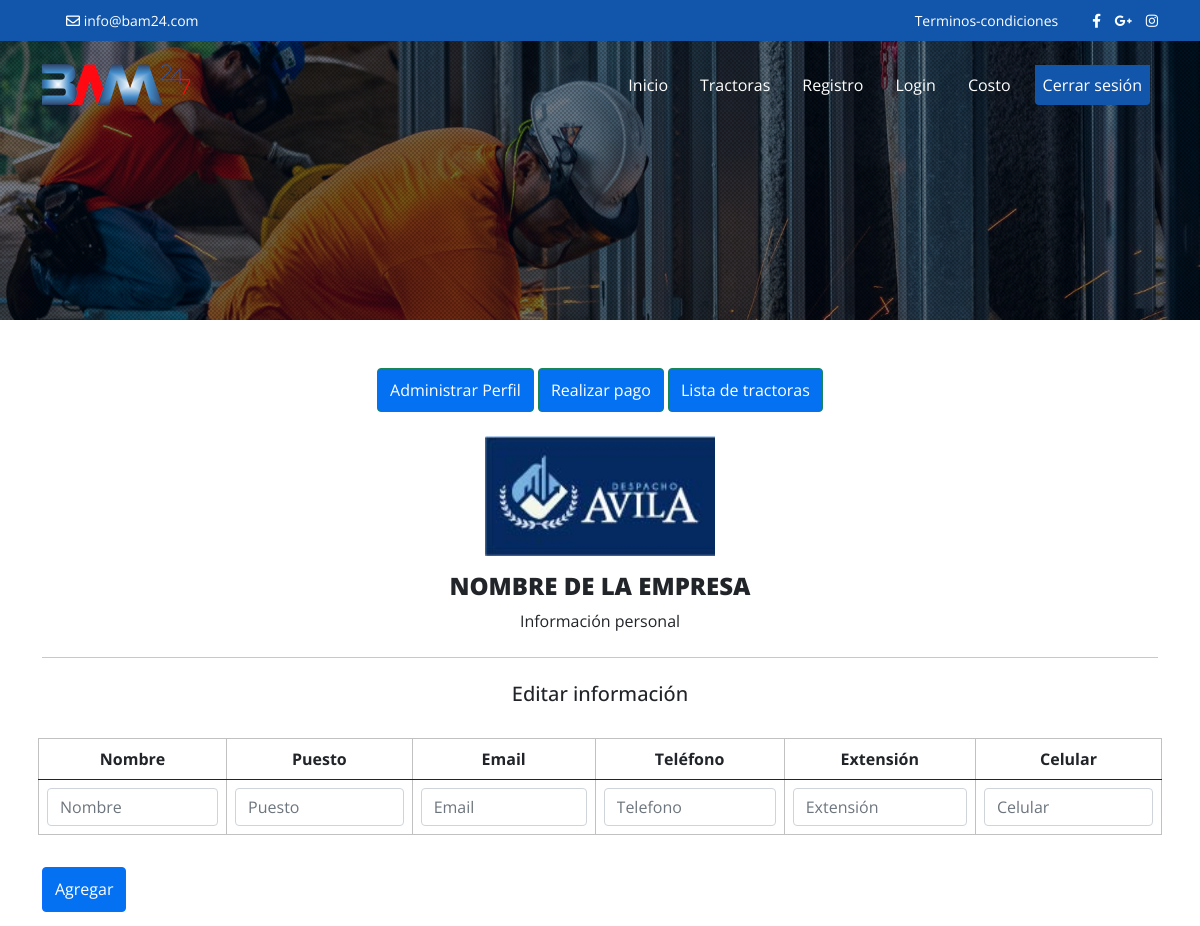
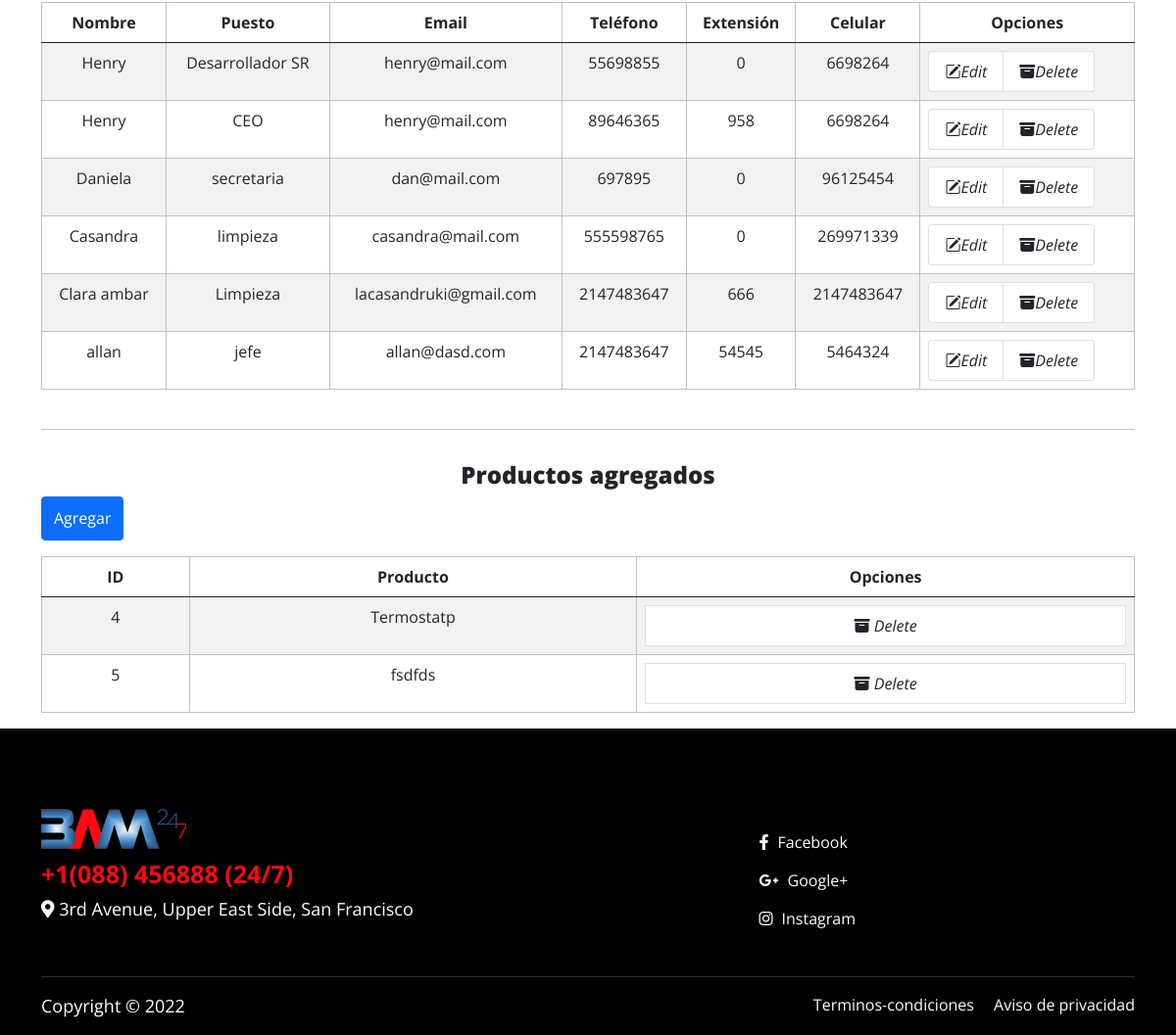
Screenshot of /PaginaprincipalDeProveedores.php (signed in) with the database file from the repository (2 pictures, top to bottom).
### tables this page shows
CREATE TABLE `archivos` (
  `ID_archivo` int NOT NULL AUTO_INCREMENT,
  `Logo` varchar(50) DEFAULT NULL,
  `Presentacion` varchar(50) DEFAULT NULL,
  PRIMARY KEY (`ID_archivo`)
);

CREATE TABLE `contacto` (
  `ID_contacto` int NOT NULL AUTO_INCREMENT,
  `Nombre` varchar(50) NOT NULL,
  `Puesto` varchar(50) NOT NULL,
  `Email` varchar(50) NOT NULL,
  `Tel` int NOT NULL,
  `Ext` int DEFAULT NULL,
  `Cel` int NOT NULL,
  `ID_usuario` int NOT NULL,
  PRIMARY KEY (`ID_contacto`),
  KEY `ID_usuario` (`ID_usuario`)
);

CREATE TABLE `producto` (
  `ID_producto` int NOT NULL AUTO_INCREMENT,
  `Producto` varchar(50) NOT NULL,
  `ID_dtl_producto` int NOT NULL,
  `ID_usuario` int NOT NULL,
  `ID_catalogo` int NOT NULL,
  PRIMARY KEY (`ID_producto`),
  KEY `ID_dtl_producto` (`ID_dtl_producto`,`ID_usuario`,`ID_catalogo`)
);

### php/Conexion.php (called while the page is built, shortened)
<?php
    class Conexion{
      private $host = "localhost";
      private $user = "root";
      private $pass = "";
      private $dbname ="cluster";
      private $dbh;
      private $stmt;
      public function __construct(){
        $dsn = 'mysql:host='.$this->host . ';dbname='. $this->dbname;
        $options = array(
            PDO::ATTR_PERSISTENT    =>true,
            PDO::ATTR_ERRMODE       =>PDO::ERRMODE_EXCEPTION
        );
        try{
          $this->dbh = new PDO($dsn, $this->user, $this->pass,$options);
        }catch(PDOEception $e){
          $this->error = $e-> getMessage();
        }
      }
      public function query($query){
        $this->stmt = $this->dbh->prepare($query);
      }
      public function execute(){
        return $this->stmt->execute();
      }
      public function resultSet(){
        $this->execute();
        return $this->stmt->fetchAll(PDO::FETCH_ASSOC);
      }
    }
?>

### php/addContactos.php (called while the page is built, shortened)
<?php
    require_once "Conexion.php";
    $name = '';
    $job = '';
    $mail = '';
    $tele= '';
    $exte='';
    $cel= '';
?>

### PaginaprincipalDeProveedores.php (the view, shortened to what this page needs)
<?php
if(!isset($_SESSION['id_usuario'])){
  header("location: /Login.html");
 }else{
  $id_usr=$_SESSION['id_usuario'];
}
  include_once "php/Conexion.php";
  require_once "php/addContactos.php";
  $database=new Conexion;
  $obj = new Conexion();
  $obj -> query("SELECT  `Logo` FROM `archivos` WHERE `ID_archivo` = 12");
  $res= $obj -> resultSet();
  ?>
<!doctype html>
<html lang="es">
  <head>
    <link href="css/bootstrap.min.css" rel="stylesheet">
    <link href="https://unpkg.com/aos@2.3.0/dist/aos.css" rel="stylesheet">
     <link rel="stylesheet" href="https://unpkg.com/aos@next/dist/aos.css" />
    <link rel="stylesheet" href="https://cdn.jsdelivr.net/npm/bootstrap-icons@1.5.0/font/bootstrap-icons.css">
    <link rel="stylesheet" type="text/css" href="https://stackpath.bootstrapcdn.com/font-awesome/4.7.0/css/font-awesome.min.css">
    <link href="css/all.min.css" rel="stylesheet">
    <link href="css/style.css" rel="stylesheet">
    <link rel="stylesheet" href="css/owl.carousel.min.css" />
    <link rel="stylesheet" href="css/owl.theme.default.min.css"/>
  </head>
<body>
 <div class="main-menu-div float-start w-100">
    <div class="top-menu-sction float-start w-100 d-none d-md-none d-lg-block">
        <div class="container">
             <div class="row row-cols-1 row-cols-lg-2">
               <div class="col">
                 <div class="top-contact-left">
                   <ul class="list-unstyled d-flex">
                     <li class="ms-4"> <i class="far fa-envelope"></i> info@bam24.com </li>
                   </ul></div> </div>
               <div class="col">
                 <div class="top-contact-right d-flex justify-content-end">
                   <ul class="list-unstyled d-flex">
                     <li class="ms-3"> <a href="terms.html"> Terminos-condiciones </a>  </li>
                   </ul>
                   <ul class="list-unstyled ms-4 socal-btn">
                     <li>
                       <a href="#"> <i class="fab fa-facebook-f"></i> </a>
                       <a href="#"> <i class="fab fa-google-plus-g"></i> </a>
                       <a href="#"> <i class="fab fa-instagram"></i> </a>
                     </li>
                   </ul>
                 </div>
               </div>
             </div>
        </div>
    </div>
    <div class="navication float-start w-100">
      <nav class="navbar navbar-expand-lg navbar-light">
        <div class="container">
          <a class="navbar-brand" href="index.html">
             <img src="images/logo-white.png" class="d-none d-lg-block " alt="logo"/>
          </a>
          <div class="collapse navbar-collapse" id="navbarSupportedContent">
            <ul class="navbar-nav ms-auto mb-2 mb-lg-0">
            <li class="nav-item"> <a class="nav-link" href="index.html"> Inicio</a></li>
            <li class="nav-item"> <a class="nav-link" href="#">Tractoras</a> </li>
            <li class="nav-item"> <a class="nav-link" href="#">Registro</a> </li>
            <li class="nav-item"> <a class="nav-link" href="#">Login</a> </li>
            <li class="nav-item"> <a class="nav-link" href="#">Costo</a> </li>
            <li class="nav-item accordion-item"> <a class="nav-link" href="#">Cerrar sesión</a> </li>
             </li></ul>
             </div> </div> </nav> </nav> </div></div>
 <div class="banner-home subpage-banner float-start">
     <div class="banner-content-sec">
     </div>
    <div class="video-sec">
      <div class="video-bg"></div>
    </div>
 </div>
 <section class="main-body pt-5 float-start industry-pages">
				<div class="profile-userbuttons text-center mb-4">
					<button type="button" id="btnAdminPerfil" class="btn btn-success" style="background-color: #0371F1;">Administrar Perfil</button>
					<button type="button" class="btn btn-success" style="background-color: #0371F1;">Realizar pago</button>
                    <button type="button" class="btn btn-success" style="background-color: #0371F1;">Lista de tractoras</button>
				</div>
                <div class="container mb-4">
                    <section class="Profile-header text-center">
                        <div>
                            <img src="<?php echo ($res[0]['Logo'] == ' ' ||  $res[0]['Logo'] == NULL ) ? 'php/archivosUpload/logos/default.png': './php/'.$res[0]['Logo']; ?>" alt="profile" class="img-rounded mb-3" width="230" height="120">
                        </div>
                        <h4 class="">NOMBRE DE LA EMPRESA</h4>
                        <a href="#" class="text-dark font-weight-bold text-decoration-none">Información personal</a>
                </div>
                <div class="container mb-4">
                    <hr width="100%"/>
                </div>
                <div class="Profile-header text-center">
                  <h5 class="text-dark font-weight-bold text-decoration-none">Editar información</a>
                </div>
            <section id = "tabEditar" class="container mt-2 mb-2 p-2 ">
              <form action="php/addContactos.php" method="POST">
                <div class="table-responsive">
                  <div class="table-wrapper">
                      <div class="table-title">
                          <div class="row">
                          </div>
                      </div>
                      <table class="table table-hover table-hover text-center">
                          <thead>
                              <tr>
                                  <th>Nombre</th>
                                  <th>Puesto</th>
                                  <th>Email</th>
                                  <th>Teléfono</th>
                                  <th>Extensión</th>
                                  <th>Celular</th>
                              </tr>
                          </thead>
                          <tbody>
                              <tr>
                                <td><input class="form-control" type="text" id="ed_name" name="ed_name" value="<?php echo $name; ?>" placeholder="Nombre"></td>
                                <td><input class="form-control" type="text" id="ed_job" name="ed_job" value="<?php echo $job; ?>" placeholder="Puesto"></td>
                                <td><input class="form-control" type="text" id="ed_mail" name="ed_mail" value="<?php echo$mail; ?>" placeholder="Email"></td>
                                <td><input class="form-control" type="text" id="ed_tel" name="ed_tel" value="<?php echo $tele; ?>" placeholder="Telefono"></td>
                                <td><input class="form-control" type="text" id="ed_ext" name="ed_ext" value="<?php echo $exte; ?>" placeholder="Extensión"></td>
                                <td><input class="form-control" ype="text" id="ed_cel" name="ed_cel" value="<?php echo $cel; ?>" placeholder="Celular"></td>
                              </tr>
                          </tbody>
                      </table>
                    </div>
                </div>
              </form>
            </section>
            <div class="container">
              <form action="php/addContactos.php" id="addContacts" name="adc" method="POST">
                <div class="table-responsive">
                  <div class="table-wrapper">
                      <div class="table-title">
                          <div class="row">
                                <div class="col-xs-6 mb-3">
                                  <a href="#" class="btn btn-primary" data-bs-toggle="modal" data-bs-target="#tablaModal" style="background-color: #0371F1;"> <span>Agregar</span></a>
                                </div>
                          </div>
                      </div>
                      <table class="table table-striped table-hover text-center">
                          <thead>
                              <tr>
                                  <th>Nombre</th>
                                  <th>Puesto</th>
                                  <th>Email</th>
                                  <th>Teléfono</th>
                                  <th>Extensión</th>
                                  <th>Celular</th>
                                  <th>Opciones</th>
                              </tr>
                          </thead>
                          <tbody>
                            <?php $database-> query("SELECT * FROM contacto WHERE id_usuario=$id_usr");?>
                            <?php $rows = $database->resultSet();?>
                              <?php foreach($rows as $row) :?>
                              <tr>
                                <td><?php echo $row['Nombre']?></td>
                                <td><?php echo $row['Puesto']?></td>
                                <td><?php echo $row['Email']?></td>
                                <td><?php echo $row['Tel']?></td>
                                <td><?php echo $row['Ext']?></td>
                                <td><?php echo $row['Cel']?></td>
                                <td>
                                  <ul class="list-group list-group-horizontal">
                                    <a href="PaginaprincipalDeProveedores.php?edit=<?php $id_cont =$row['ID_contacto']; echo $row['ID_contacto'];?>" class=" list-group-item"><i class="bi bi-pencil-square">Edit</a></i>
                                    <a href="php/addContactos.php?delete=<?php echo $row['ID_contacto'];?>" class=" list-group-item"><i class="bi bi-archive-fill">Delete</a></i>
                                  </ul>
                                </td>
                              </tr>
                              <?php endforeach; ?>
                          </tbody>
                      </table>
                    </div>
                </div>
              </form>
                  </div>
          <div class="container mb-4 mt-4">
              <hr width="100%"/>
          </div>
          <div class="container">
            <form action="php/addProducts.php" id="addContacts" name="adc" method="POST">
              <div class="table-responsive">
                  <div class="table-wrapper">
                      <div class="table-title">
                          <h4 class="text-center mt-2">Productos agregados</h4>
                          <div class="row">
                              <div class="col-xs-6 mb-3">
                                  <a href="#" class="btn btn-primary" data-bs-toggle="modal" data-bs-target="#exampleModal2"> <span>Agregar</span></a>
                              </div>
                          </div>
                      </div>
                      <table class="table table-striped table-hover text-center">
                          <thead>
                              <tr>
                                  <th>ID</th>
                                  <th>Producto</th>
                                  <th>Opciones</th>
                              </tr>
                          </thead>
                          <tbody>
                            <?php $database->query("SELECT ID_producto, Producto from Producto WHERE id_usuario=$id_usr");
                            $res = $database->resultSet();?>
                            <?php foreach($res as $row) :?>
                              <tr>
                                <td><?php echo $row['ID_producto']?></td>
                                <td><?php echo $row['Producto']?></td>
                                  <td>
                                    <a href="php/addProducts.php?deleteP=<?php echo $row['ID_producto'];?>" class="list-group-item"><i class="bi bi-archive-fill">        Delete</a></i>
                                  </td>
                              </tr>
                              <?php endforeach; ?>
                          </tbody>
                      </table>
            </form>
                  </div>
</section>
 <div class="footer-link-div float-start pt-5">
  <div class="container">
     <div class="row row-cols-2 row-cols-md-2  row-cols-lg-4">
        <div class="col-6">
           <div class="comon-footer-div pt-4">
               <a href="#">
                  <img src="images/logo-white.png" alt="logo"/>
               </a>
              <h6 class="ft-call"> +1(088) 456888 (24/7) </h6>
              <p class="text-white"> <i class="fas fa-map-marker-alt"></i> 3rd Avenue, Upper East Side,
                San Francisco </p>
           </div>
        </div>
        <div class="col">
          <div class="comon-footer-div pt-4 justify-content-md-end d-grid">
              <ul class="list-unstyled mt-4">
                <li>
                  <a href="#"> <i class="fab fa-facebook-f"></i> Facebook </a>
                </li>
                <li>
                  <a href="#"> <i class="fab fa-google-plus-g"></i> Google+ </a>
                </li>
                <li>
                  <a href="#"> <i class="fab fa-instagram"></i> Instagram </a>
                </li> </ul>
              </div>
            </div>
          </div>
      <hr/>
      <div class="d-lg-flex justify-content-between">
        <p class="text-white"> Copyright © 2022</p>
        <div class="link-ft">
           <a href="#"> Terminos-condiciones </a>
           <a href="#" class="ms-lg-3"> Aviso de privacidad </a>
        </div> </div> </div></div>
</body>
</html>

### rows the page displays
archivos: Logo (picture)
contacto: Nombre "Henry", Puesto "Desarrollador SR", Email "henry@mail.com", Tel "55698855", Ext "0", Cel "6698264"
contacto: Nombre "Henry", Puesto "CEO", Email "henry@mail.com", Tel "89646365", Ext "958", Cel "6698264"
contacto: Nombre "Daniela", Puesto "secretaria", Email "dan@mail.com", Tel "697895", Ext "0", Cel "96125454"
contacto: Nombre "Casandra", Puesto "limpieza", Email "casandra@mail.com", Tel "555598765", Ext "0", Cel "269971339"
contacto: Nombre "Clara ambar", Puesto "Limpieza", Email "lacasandruki@gmail.com", Tel "2147483647", Ext "666", Cel "2147483647"
contacto: Nombre "allan", Puesto "jefe", Email "allan@dasd.com", Tel "2147483647", Ext "54545", Cel "5464324"
producto: ID_producto "4", Producto "Termostatp"
producto: ID_producto "5", Producto "fsdfds"
